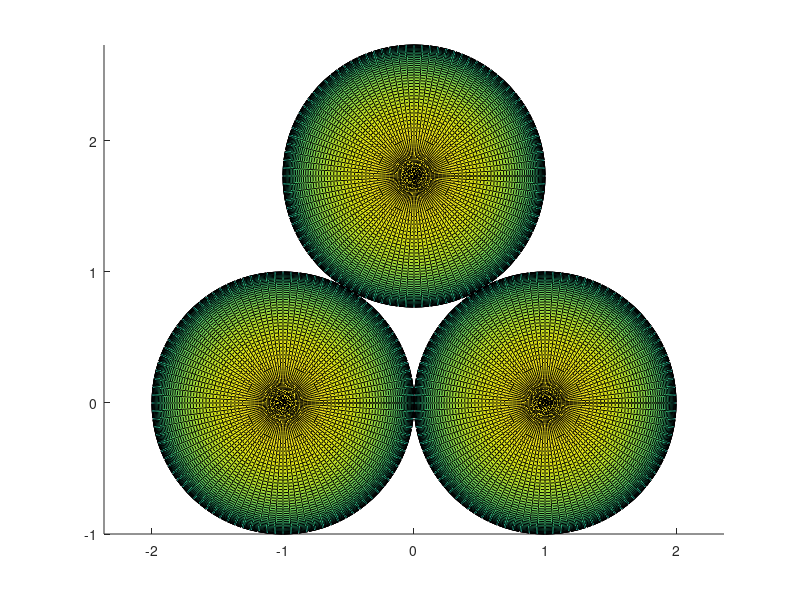

Source code (MATLAB): (Note: this script raises an error after producing the figure.)
%% Creating the MATLAB Logo
% This example shows how to create and display the MATLAB(R) logo.

% Copyright 2014 The MathWorks, Inc.

%%
% Use the |membrane| command to generate the surface data for the logo.

[x,y,z] = sphere(100);

%%
% Create a figure and an axes to display the logo.  Then, create a surface
% for the logo using the points from the |membrane| command. Turn off the
% lines in the surface.

f = figure;
axis equal;
hold on;

s1 = surface(x-1,y,z);
s2 = surface(x+1,y,z);
s3 = surface(x,y+2*sqrt(3/4),z);
ss = [s1, s2, s3];

for s = ss
  s.EdgeColor = 'none';
end
view(3)

l1 = light;
l1.Position = [160 400 80];
l1.Style = 'local';
l1.Color = [1 1 1];
 
l2 = light;
l2.Position = [.5 -1 .4];
l2.Color = [1 1 1];

jred = [211,79,73]/255;
jgreen = [78,153,67]/255;
jpurple = [150,107,178]/255;

s1.FaceColor = jred;
s2.FaceColor = jpurple;
s3.FaceColor = jgreen;

for s = ss
s.FaceLighting = 'gouraud';
s.AmbientStrength = 0.3;
s.DiffuseStrength = 0.6; 
s.BackFaceLighting = 'lit';

s.SpecularStrength = 1;
s.SpecularColorReflectance = 1;
s.SpecularExponent = 7;
end

axis off
f.Color = 'black';
